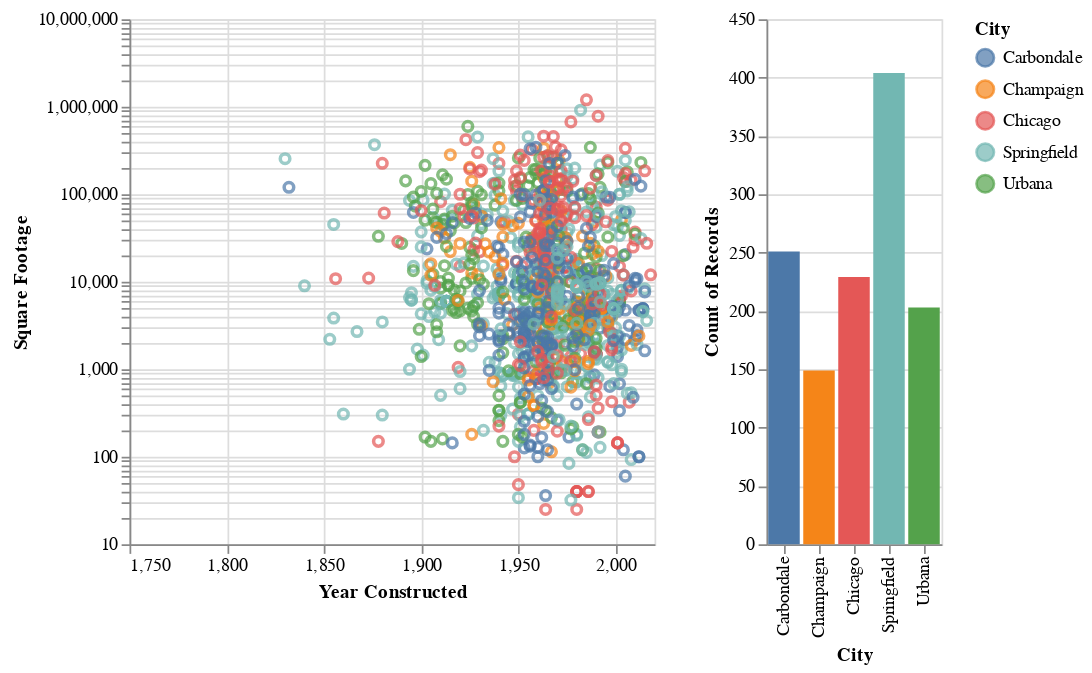

The code cell stored with this chart in its notebook:
### Code cell
c1 | c2

### Figure 1 — Vega specification as saved in the notebook (floating-point values rounded to 4 significant figures; data arrays with more than 128 entries replaced by an {"elided": "..."} marker saying what was removed)
{"$schema": "https://vega.github.io/schema/vega/v5.json", "data": [{"name": "param_1_store"}, {"name": "source_0", "values": {"elided": "1236 records"}}, {"name": "data_0", "values": {"elided": "1236 records"}}, {"name": "data_1", "source": "source_0", "transform": [{"type": "filter", "expr": "!length(data(\"param_1_store\")) || vlSelectionTest(\"param_1_store\", datum)"}, {"type": "aggregate", "groupby": ["City"], "fields": [null], "ops": ["count"], "as": ["__count"]}, {"type": "project", "fields": ["City", "__count"]}]}, {"name": "data_0_color_domain_City_0", "values": [{"City": "Springfield"}, {"City": "Chicago"}, {"City": "Carbondale"}, {"City": "Champaign"}, {"City": "Urbana"}]}, {"name": "data_1_color_domain_City_1", "source": "data_1", "transform": [{"type": "aggregate", "groupby": ["City"], "fields": [], "ops": [], "as": []}, {"type": "formula", "expr": "datum['City']", "as": "sort_field"}, {"type": "project", "fields": ["City"]}]}, {"name": "data_1_concat_1_x_domain_City", "source": "data_1", "transform": [{"type": "aggregate", "groupby": ["City"], "fields": [], "ops": [], "as": []}, {"type": "formula", "expr": "datum['City']", "as": "sort_field"}, {"type": "project", "fields": ["City"]}]}, {"name": "data_1_concat_1_y_domain___count", "source": "data_1", "transform": [{"type": "formula", "expr": "+datum['__count']", "as": "__count"}, {"type": "aggregate", "groupby": [], "fields": ["__count", "__count"], "ops": ["min", "max"], "as": ["min", "max"]}]}], "signals": [{"name": "view_3_width", "value": 300}, {"name": "concat_1_x_step", "value": 20}, {"name": "concat_1_width", "update": "bandspace(domain('concat_1_x').length, 0.1, 0.05) * concat_1_x_step"}, {"name": "unit", "value": {}, "on": [{"events": "pointermove", "update": "isTuple(group()) ? group() : unit"}]}, {"name": "param_1", "update": "vlSelectionResolve(\"param_1_store\", \"union\")"}], "marks": [{"type": "group", "name": "view_3_group", "encode": {"update": {"height": {"signal": "height"}, "width": {"signal": "view_3_width"}}}, "signals": [{"name": "param_1_x", "value": [], "on": [{"events": {"source": "scope", "filter": ["!event.item || event.item.mark.name !== \"param_1_brush\""], "type": "pointerdown"}, "update": "[x(unit), x(unit)]"}, {"events": {"source": "window", "between": [{"source": "scope", "filter": ["!event.item || event.item.mark.name !== \"param_1_brush\""], "type": "pointerdown"}, {"source": "window", "type": "pointerup"}], "consume": true, "type": "pointermove"}, "update": "[param_1_x[0], clamp(x(unit), 0, view_3_width)]"}, {"events": {"signal": "param_1_scale_trigger"}, "update": "[scale(\"view_3_x\", param_1_Year_Constructed[0]), scale(\"view_3_x\", param_1_Year_Constructed[1])]"}, {"events": [{"source": "view", "type": "dblclick"}], "update": "[0, 0]"}, {"events": {"signal": "param_1_translate_delta"}, "update": "clampRange(panLinear(param_1_translate_anchor.extent_x, param_1_translate_delta.x / span(param_1_translate_anchor.extent_x)), 0, view_3_width)"}, {"events": {"signal": "param_1_zoom_delta"}, "update": "clampRange(zoomLinear(param_1_x, param_1_zoom_anchor.x, param_1_zoom_delta), 0, view_3_width)"}]}, {"name": "param_1_Year_Constructed", "on": [{"events": {"signal": "param_1_x"}, "update": "param_1_x[0] === param_1_x[1] ? null : invert(\"view_3_x\", param_1_x)"}]}, {"name": "param_1_y", "value": [], "on": [{"events": {"source": "scope", "filter": ["!event.item || event.item.mark.name !== \"param_1_brush\""], "type": "pointerdown"}, "update": "[y(unit), y(unit)]"}, {"events": {"source": "window", "between": [{"source": "scope", "filter": ["!event.item || event.item.mark.name !== \"param_1_brush\""], "type": "pointerdown"}, {"source": "window", "type": "pointerup"}], "consume": true, "type": "pointermove"}, "update": "[param_1_y[0], clamp(y(unit), 0, height)]"}, {"events": {"signal": "param_1_scale_trigger"}, "update": "[scale(\"view_3_y\", param_1_Square_Footage[0]), scale(\"view_3_y\", param_1_Square_Footage[1])]"}, {"events": [{"source": "view", "type": "dblclick"}], "update": "[0, 0]"}, {"events": {"signal": "param_1_translate_delta"}, "update": "clampRange(panLinear(param_1_translate_anchor.extent_y, param_1_translate_delta.y / span(param_1_translate_anchor.extent_y)), 0, height)"}, {"events": {"signal": "param_1_zoom_delta"}, "update": "clampRange(zoomLinear(param_1_y, param_1_zoom_anchor.y, param_1_zoom_delta), 0, height)"}]}, {"name": "param_1_Square_Footage", "on": [{"events": {"signal": "param_1_y"}, "update": "param_1_y[0] === param_1_y[1] ? null : invert(\"view_3_y\", param_1_y)"}]}, {"name": "param_1_scale_trigger", "value": {}, "on": [{"events": [{"scale": "view_3_x"}, {"scale": "view_3_y"}], "update": "(!isArray(param_1_Year_Constructed) || (+invert(\"view_3_x\", param_1_x)[0] === +param_1_Year_Constructed[0] && +invert(\"view_3_x\", param_1_x)[1] === +param_1_Year_Constructed[1])) && (!isArray(param_1_Square_Footage) || (+invert(\"view_3_y\", param_1_y)[0] === +param_1_Square_Footage[0] && +invert(\"view_3_y\", param_1_y)[1] === +param_1_Square_Footage[1])) ? param_1_scale_trigger : {}"}]}, {"name": "param_1_tuple", "on": [{"events": [{"signal": "param_1_Year_Constructed || param_1_Square_Footage"}], "update": "param_1_Year_Constructed && param_1_Square_Footage ? {unit: \"view_3\", fields: param_1_tuple_fields, values: [param_1_Year_Constructed,param_1_Square_Footage]} : null"}]}, {"name": "param_1_tuple_fields", "value": [{"field": "Year Constructed", "channel": "x", "type": "R"}, {"field": "Square Footage", "channel": "y", "type": "R"}]}, {"name": "param_1_translate_anchor", "value": {}, "on": [{"events": [{"source": "scope", "markname": "param_1_brush", "type": "pointerdown"}], "update": "{x: x(unit), y: y(unit), extent_x: slice(param_1_x), extent_y: slice(param_1_y)}"}]}, {"name": "param_1_translate_delta", "value": {}, "on": [{"events": [{"source": "window", "between": [{"source": "scope", "markname": "param_1_brush", "type": "pointerdown"}, {"source": "window", "type": "pointerup"}], "type": "pointermove", "consume": true}], "update": "{x: param_1_translate_anchor.x - x(unit), y: param_1_translate_anchor.y - y(unit)}"}]}, {"name": "param_1_zoom_anchor", "on": [{"events": [{"source": "scope", "markname": "param_1_brush", "type": "wheel", "consume": true}], "update": "{x: x(unit), y: y(unit)}"}]}, {"name": "param_1_zoom_delta", "on": [{"events": [{"source": "scope", "markname": "param_1_brush", "consume": true, "type": "wheel"}], "update": "pow(1.001, event.deltaY * pow(16, event.deltaMode))", "force": true}]}, {"name": "param_1_modify", "on": [{"events": {"signal": "param_1_tuple"}, "update": "modify(\"param_1_store\", param_1_tuple, true)"}]}], "marks": [{"type": "rect", "name": "param_1_brush_bg", "encode": {"enter": {"fill": {"value": "#333"}, "fillOpacity": {"value": 0.125}}, "update": {"y2": [{"signal": "param_1_y[1]", "test": "data(\"param_1_store\").length && data(\"param_1_store\")[0].unit === \"view_3\""}, {"value": 0}], "y": [{"signal": "param_1_y[0]", "test": "data(\"param_1_store\").length && data(\"param_1_store\")[0].unit === \"view_3\""}, {"value": 0}], "x": [{"signal": "param_1_x[0]", "test": "data(\"param_1_store\").length && data(\"param_1_store\")[0].unit === \"view_3\""}, {"value": 0}], "x2": [{"signal": "param_1_x[1]", "test": "data(\"param_1_store\").length && data(\"param_1_store\")[0].unit === \"view_3\""}, {"value": 0}]}}, "clip": true}, {"type": "symbol", "name": "view_3_marks", "from": {"data": "data_0"}, "encode": {"update": {"y": {"field": "Square Footage", "scale": "view_3_y"}, "fill": {"value": "transparent"}, "stroke": [{"field": "City", "scale": "color", "test": "!length(data(\"param_1_store\")) || vlSelectionTest(\"param_1_store\", datum)"}, {"value": "lightgray"}], "x": {"field": "Year Constructed", "scale": "view_3_x"}, "opacity": {"value": 0.7}}}, "style": ["point"], "interactive": true}, {"type": "rect", "name": "param_1_brush", "encode": {"update": {"y2": [{"signal": "param_1_y[1]", "test": "data(\"param_1_store\").length && data(\"param_1_store\")[0].unit === \"view_3\""}, {"value": 0}], "x2": [{"signal": "param_1_x[1]", "test": "data(\"param_1_store\").length && data(\"param_1_store\")[0].unit === \"view_3\""}, {"value": 0}], "x": [{"signal": "param_1_x[0]", "test": "data(\"param_1_store\").length && data(\"param_1_store\")[0].unit === \"view_3\""}, {"value": 0}], "stroke": [{"value": "white", "test": "param_1_x[0] !== param_1_x[1] && param_1_y[0] !== param_1_y[1]"}, {}], "y": [{"signal": "param_1_y[0]", "test": "data(\"param_1_store\").length && data(\"param_1_store\")[0].unit === \"view_3\""}, {"value": 0}]}, "enter": {"cursor": {"value": "move"}, "fill": {"value": "transparent"}}}, "clip": true}], "axes": [{"scale": "view_3_x", "orient": "bottom", "zindex": 0, "grid": true, "aria": false, "ticks": false, "maxExtent": 0, "tickCount": {"signal": "ceil(view_3_width/40)"}, "minExtent": 0, "labels": false, "gridScale": "view_3_y", "domain": false}, {"scale": "view_3_y", "grid": true, "zindex": 0, "maxExtent": 0, "minExtent": 0, "ticks": false, "labels": false, "gridScale": "view_3_x", "domain": false, "aria": false, "orient": "left"}, {"scale": "view_3_x", "labelFlush": true, "orient": "bottom", "tickCount": {"signal": "ceil(view_3_width/40)"}, "labelOverlap": true, "grid": false, "zindex": 0, "title": "Year Constructed"}, {"scale": "view_3_y", "labelOverlap": "greedy", "zindex": 0, "grid": false, "orient": "left", "title": "Square Footage"}], "style": "cell"}, {"type": "group", "name": "concat_1_group", "encode": {"update": {"height": {"signal": "height"}, "width": {"signal": "concat_1_width"}}}, "marks": [{"type": "rect", "name": "concat_1_marks", "from": {"data": "data_1"}, "encode": {"update": {"x": {"field": "City", "scale": "concat_1_x"}, "width": {"signal": "max(0.25, bandwidth('concat_1_x'))"}, "y2": {"value": 0, "scale": "concat_1_y"}, "y": {"field": "__count", "scale": "concat_1_y"}, "fill": {"field": "City", "scale": "color"}}}, "interactive": false, "style": ["bar"]}], "axes": [{"scale": "concat_1_y", "maxExtent": 0, "gridScale": "concat_1_x", "zindex": 0, "grid": true, "orient": "left", "domain": false, "ticks": false, "minExtent": 0, "labels": false, "tickCount": {"signal": "ceil(height/40)"}, "aria": false}, {"scale": "concat_1_x", "grid": false, "labelAngle": 270, "labelBaseline": "middle", "zindex": 0, "labelAlign": "right", "orient": "bottom", "title": "City"}, {"scale": "concat_1_y", "grid": false, "labelOverlap": true, "orient": "left", "title": "Count of Records", "tickCount": {"signal": "ceil(height/40)"}, "zindex": 0}], "style": "cell"}], "scales": [{"name": "color", "type": "ordinal", "domain": {"fields": [{"data": "data_0_color_domain_City_0", "field": "City"}, {"data": "data_1_color_domain_City_1", "field": "City"}], "sort": true}, "range": "category"}, {"name": "view_3_x", "type": "linear", "domain": [1750, 2020], "range": [0, {"signal": "view_3_width"}], "zero": false}, {"name": "view_3_y", "type": "log", "domain": {"data": "data_0", "field": "Square Footage"}, "range": [{"signal": "height"}, 0], "nice": true}, {"name": "concat_1_x", "type": "band", "domain": {"data": "data_1_concat_1_x_domain_City", "field": "City", "sort": true}, "range": {"step": {"signal": "concat_1_x_step"}}, "paddingInner": 0.1, "paddingOuter": 0.05}, {"name": "concat_1_y", "type": "linear", "domain": [{"signal": "(data(\"data_1_concat_1_y_domain___count\")[0] || {}).min"}, {"signal": "(data(\"data_1_concat_1_y_domain___count\")[0] || {}).max"}], "range": [{"signal": "height"}, 0], "zero": true, "nice": true}], "background": "white", "padding": 5, "layout": {"padding": 20, "bounds": "full", "align": "each"}, "height": 300, "legends": [{"stroke": "color", "symbolType": "circle", "title": "City", "encode": {"symbols": {"update": {"opacity": {"value": 0.7}}}}, "fill": "color"}]}
